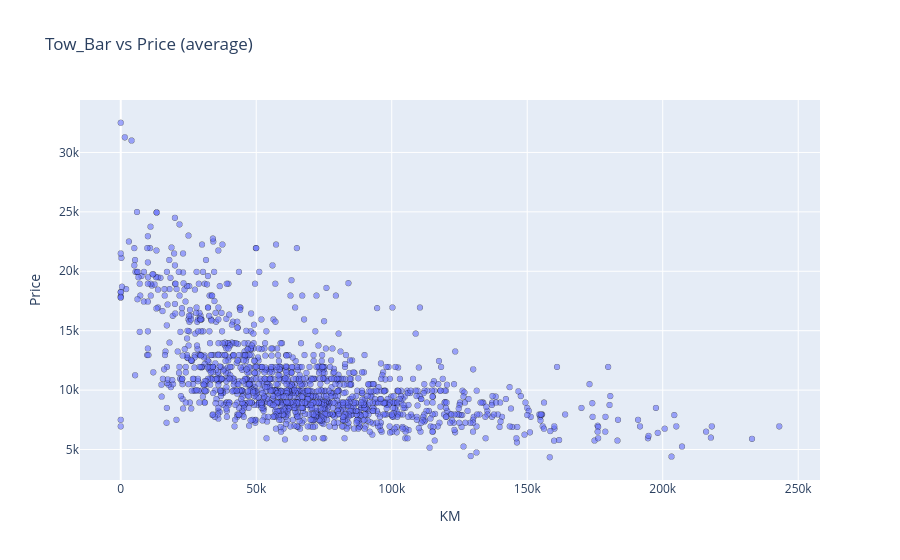

The notebook cell this image was saved under:
### Code cell
fig = px.scatter(
    df,
    x='KM',
    y='Price',
    title=f'{i} vs Price (average)',
)
fig.update_layout(
    yaxis_title='Price'
)
fig.update_traces(
    marker_line_color='black',
    marker_line_width=0.5,
    opacity=0.6
)
fig.update_traces(
    marker_line_color='black',
    marker_line_width=0.5
)
fig.show()

### Figure 1 — Plotly figure (JSON) as saved in the notebook; plotly's stock layout.template omitted (floating-point values rounded to 4 significant figures; data arrays with more than 128 entries replaced by an {"elided": "..."} marker saying what was removed)
{"data": [{"hovertemplate": "KM=%{x}<br>Price=%{y}<extra></extra>", "legendgroup": "", "marker": {"color": "#636efa", "line": {"color": "black", "width": 0.5}, "symbol": "circle"}, "mode": "markers", "name": "", "opacity": 0.6, "showlegend": false, "type": "scattergl", "x": {"elided": "1436 int values"}, "xaxis": "x", "y": {"elided": "1436 int values"}, "yaxis": "y"}], "layout": {"legend": {"tracegroupgap": 0}, "title": {"text": "Tow_Bar vs Price (average)"}, "xaxis": {"anchor": "y", "domain": [0, 1], "title": {"text": "KM"}}, "yaxis": {"anchor": "x", "domain": [0, 1], "title": {"text": "Price"}}}}
